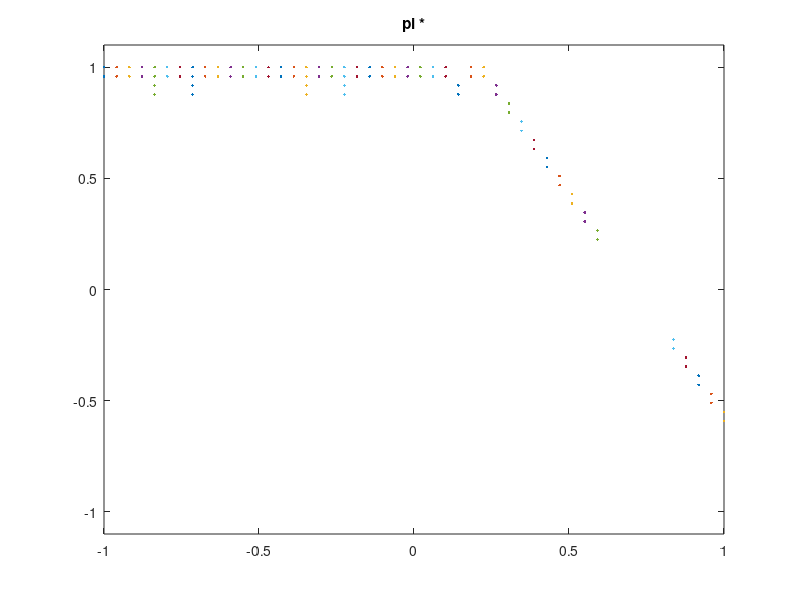

This chart was generated by the following MATLAB code: (Note: this script raises an error after producing the figure.)
close all;
clear all;


discretization=50;
gamma=0.9;

A=-1:2/(discretization-1):1;
S=-1:2/(discretization-1):1;

R_absorbing = 0;

function x=gauss(x,m,s)
  inv_sqrt_2pi = 0.3989422804014327;
  a=(x - m) / s;
  x = (inv_sqrt_2pi / s) * exp(-0.5 * a * a);
endfunction

function x = R_solo(s)
    x = -1 + gauss(s, 0.7, 0.05);
%    if(s < -0.3)
%      x = -1 + gauss(s, -0.3, 0.05);
%    else
%      x= -1;
%    endif
endfunction

function x = R(s)
  if size(s, 2) == 1
    x = R_solo(s);
  else
    x=zeros(size(s));
    for i=1:size(s, 2)
      x(i) = R_solo(s(i));
    endfor
  endif
endfunction

function x = T(s, a)
    x = s + a / 2.;
%    x1 = 0.5*s+ sin(a-0.5);
%    x2 = tanh(s * a + 0.2);
%    x3 = tanh(abs(s)-a);
%    x = (x1+x2 +x3);
%    xmin = -0.68461;
%    xmax= 1.8131;
%    x = ((2*(x - xmin))/(xmax-xmin)) -1;
endfunction

%return


% value iteration
V = zeros(1, discretization);
diffV = 1;
iter=0;
while diffV > 0.00001
  oldV=V;
  for i=1:size(V,2)
    bestVal = -inf;
    if R(S(i)) >= R_absorbing
      bestVal = -inf;
    else 
      for a=A
        sp=T(S(i), a);
        [_idc, sp_index] = min(abs(sp - S));
        possible_val = R(S(sp_index));
        if( R(S(sp_index))  < R_absorbing )
          possible_val = possible_val + gamma * V(sp_index);
        endif
        if(bestVal < possible_val)
          bestVal = possible_val;
        endif
      endfor
    endif
    V(i) = bestVal;
  endfor
  iter= iter + 1;
  diffV = sum(abs(oldV - V));
  if iter < 15
    diffV = 1;
  endif
endwhile
printf('value iteration : %d iter\n', iter);


% best policy
%p = zeros(1, discretization);
clear p
for i=1:discretization
  if(R(S(i)) >= R_absorbing)
      p{i}=[];
  else
  bestVal = -inf;
  indBestVal = A(1);
  p{i}=[A(1)];
  for a=A
    sp=T(S(i), a);
    [_idc, sp_index] = min(abs(sp - S));
    possible_val = R(S(sp_index));
    if( R(S(sp_index))  < R_absorbing )
         possible_val = possible_val + gamma * V(sp_index);
    endif
    if(bestVal < possible_val)
      bestVal = possible_val;
      indBestVal = a;
      p{i}= [indBestVal];
    elseif(bestVal == possible_val)
      p{i}= [p{i} a];
    endif
  endfor
    %p(i) = indBestVal;
  endif
endfor

figure
for i=1:discretization
  plot(ones(1, size(p{i},2))*S(i), p{i},'.'); hold on;
endfor
title('pi *')
ylim([-1.1 1.1])

%h1=figure;
%for k=1:S_REQUIERED
%  is = samples(k,1);
%  ia = samples(k,2);
%  plot(S(is),A(ia)); hold on;
%endfor
%title('SxA pi')
%axis([-1 1 -1 1])
%
%h2=figure;
%for k=1:S_REQUIERED
%  is = samples(k,1);
%  rvs = samples(k,5);
%  plot(S(is),rvs); hold on;
%endfor
%title('SxV score')
%axis([-1 1 0 1])

function samples = generateSample(samples, S_REQUIERED,S, A, R_absorbing, V, gamma)
  for k=1:S_REQUIERED
    is=randi(size(S,2));
    while ( R(S(is)) >= R_absorbing)
      is=randi(size(S,2));  
    endwhile
    
    ia=randi(size(A,2));
    
    next_s=T(S(is), A(ia));
    next_r=R(next_s);
    next_RVs = next_r;
    if(next_r < R_absorbing)
      [a_, closest] = min(abs(S - next_s));
      if(V(closest) == -Inf) 
        sub2= abs(S - next_s);
        sub2(closest)=Inf;
        [a_, closest] = min(sub2);
      endif
      next_RVs = next_RVs +gamma * V(closest);
    endif
    
    samples(end+1, :)=[is, ia, next_s, next_r, next_RVs, next_RVs];
  endfor

  %normalize Rvs
  a=min(samples(:,6));
  b=max(samples(:,6));
  samples(:,5)=(samples(:,6) - a)/(b-a);

endfunction

function samples = generateSample2(samples, S_REQUIERED,S, A, R_absorbing, V, gamma,iMrvs)
  for k=1:S_REQUIERED
    is=randi(size(S,2));
    while ( R(S(is)) >= R_absorbing)
      is=randi(size(S,2));  
    endwhile
    
    %ia=samples(iMrvs(is),2)+randi(7)-4;
    ia=samples(iMrvs(is),2)+int64(randn(1)*size(A,2)/2);
    if(ia<= 0)
      ia=1;
    elseif(ia > size(A,2) )
      ia=size(A,2) ;
    endif
    
    next_s=T(S(is), A(ia));
    next_r=R(next_s);
    next_RVs = next_r;
    if(next_r < R_absorbing)
      [a_, closest] = min(abs(S - next_s));
      if(V(closest) == -Inf) 
        sub2= abs(S - next_s);
        sub2(closest)=Inf;
        [a_, closest] = min(sub2);
      endif
      next_RVs = next_RVs +gamma * V(closest);
    endif
    
    samples(end+1, :)=[is, ia, next_s, next_r, next_RVs, next_RVs];
  endfor

  %normalize Rvs
  a=min(samples(:,6));
  b=max(samples(:,6));
  samples(:,5)=(samples(:,6) - a)/(b-a);

endfunction

%compute Frontier
function y = kernel(s, s2, w )
  #gaussian
  y = gauss(s, s2, w)*(w/0.3989422804014327);
  
  #triangular
  #y = (1 - w *abs(s-s2));
  
  #epanechnikov
  #y = (1 - w *(s-s2)*(s-s2));
  
  #quadratic
  #y = (1 - w *(s-s2)*(s-s2))*(1 - w *(s-s2)*(s-s2));
endfunction

#400 gauss 0.12190
#400 trian  0.086440
#400 epanechnikov  0.097
#400 quadra 0.11710


S_REQUIERED=4;
samples=[];

old_sigma=0.;
sigma=rand;

samples = generateSample(samples, 70, S, A, R_absorbing, V, gamma);

h5=figure
%while (abs(old_sigma - sigma) > 0.000001)
for pp=1:500

old_sigma = sigma;

if( mod(pp, 10) == 0)
  samples = generateSample2(samples, S_REQUIERED, S, A, R_absorbing, V, gamma,iMrvs);
endif
  
want_increase=[];
want_decrease=[];
efficacity=zeros(1,size(S,2));
clear sample_efficacity;
phat=zeros(1,size(S,2));
Mrvs=zeros(1,size(S,2));
iMrvs=zeros(1,size(S,2));
 for i=1:size(S,2)
  clear local_rvs;
  for j=1:size(samples,1)
    local_rvs(end+1) = kernel(S(i), S(samples(j,1)), sigma)*samples(j,5);
  endfor
  [Mrvs(i), iMrvs(i)] = max(local_rvs);
  phat(i) = A(samples(iMrvs(i),2));
  if(size(p{i},2) == 0)
  efficacity(i) = 0;
  else
    efficacity(i) = min(abs(phat(i) - p{i}));
    
    
    %deducting over sigma
    %state is in the sample
    for j=find(samples (:,1) == i)'
      save_val = local_rvs;
      local_rvs(j)=-Inf;
      local_rvs(find(samples(:,1) == samples(j,1)))=-Inf; %same s
      local_rvs(find(samples(:,5) <= samples(j,5) +0.001))=-Inf; %lower rvs
      
      [idc, iMrvs_diff_than_me] = max(local_rvs);
      phat_diff_than_me = A(samples(iMrvs_diff_than_me,2));
      efficacity_diff_than_me = min(abs(phat_diff_than_me - p{i}));
      
      own_eff = min(abs(A(samples(j,2)) - p{i}));
      % i am better than the max without being it & the max is not on the same s & i should be the higher rvs in this state
      if(own_eff < efficacity(i) && iMrvs(i) != j && samples(iMrvs(i) ,1) != samples(j,1) ) && samples(j,5) > 0
        wanted_sigma = ifelse(samples(iMrvs(i),5) > samples(j,5), log(samples(iMrvs(i),5)/samples(j,5)) , log(samples(j,5)/samples(iMrvs(i),5)));
        dist = (S(samples(iMrvs(i),1)) - S(samples(j,1)));
        dist = dist * dist;
        wanted_sigma = sqrt(dist/(2 * wanted_sigma));
%        printf('decrease sigma in %f ->  (wanted) %f \n', S(samples(j,1)), wanted_sigma);
        want_decrease(end+1)=wanted_sigma;
        sigma = sigma + 0.01 * (wanted_sigma - sigma);

      %i am worst than the max(without me), but it's me +diff state + high rvs
      elseif (own_eff > efficacity_diff_than_me && iMrvs(i) == j) 
        wanted_sigma = ifelse(samples(iMrvs_diff_than_me,5) > samples(j,5), log(samples(iMrvs_diff_than_me,5)/samples(j,5)), log(samples(j,5)/samples(iMrvs_diff_than_me,5)));
        dist = (S(samples(iMrvs_diff_than_me,1)) - S(samples(j,1)));
        dist = dist * dist;
        wanted_sigma = sqrt(dist/(2 * wanted_sigma));
%        printf('increase sigma in %f -> (wanted) %f \n', S(samples(j,1)), wanted_sigma);
        sigma = sigma + 0.01 * (wanted_sigma - sigma);
        want_increase(end+1)=wanted_sigma;
      else
        %printf('sigma ok\n');
      endif
      
       local_rvs = save_val;
    endfor
    
    if(sum(samples (:,1) == i) >0)
      sample_efficacity(end+1)=efficacity(i);
    endif
    
%    if(size(want_increase, 2) > 0 && size(want_decrease, 2) > 0 )
%      sigma = ((max(want_increase) - min(want_decrease))/2) ;
%    elseif (size(want_increase, 2) > 0)
%      sigma = max(want_increase) + 0.01;
%    elseif (size(want_decrease, 2) > 0)
%      sigma = min(want_decrease) - 0.01;
%    endif
  endif
 endfor
%plot(S,Mrvs, 'r')


%compute bestPolicy?
%figure(h1);
%plot(S, phat, 'r')

printf('eff : %f, sigma : %f, local eff : %f \n',mean(efficacity), sigma, mean(sample_efficacity));
fflush(stdout);
figure(h5);
plot(sigma, mean(efficacity), '.'); hold on;



if pp == 1
  h1=figure;
  for k=1:size(samples,1)
    is = samples(k,1);
    ia = samples(k,2);
    plot(S(is),A(ia)); hold on;
  endfor
  % for i=1:size(S,2)
  %  plot(S(i),A(samples(iMrvs(i),2)), 'ro');
  %endfor
  plot(S,A(samples(iMrvs,2)), 'r');

  title('SxA pi')
  axis([-1 1 -1 1])
endif



endfor


h8=figure;
for k=1:size(samples,1)
  is = samples(k,1);
  ia = samples(k,2);
  plot(S(is),A(ia)); hold on;
endfor
% for i=1:size(S,2)
%  plot(S(i),A(samples(iMrvs(i),2)), 'ro');
%endfor
plot(S,A(samples(iMrvs,2)), 'ro--');

title('SxA pi')
axis([-1 1 -1 1])


